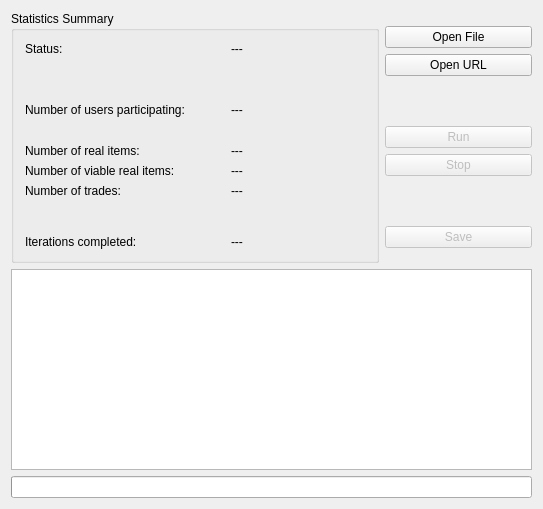
<?xml version="1.0" encoding="UTF-8"?>
<ui version="4.0">
 <class>MainWindow</class>
 <widget class="QMainWindow" name="MainWindow">
  <property name="geometry">
   <rect>
    <x>0</x>
    <y>0</y>
    <width>543</width>
    <height>509</height>
   </rect>
  </property>
  <property name="windowTitle">
   <string>MainWindow</string>
  </property>
  <widget class="QWidget" name="centralWidget">
   <layout class="QVBoxLayout" name="verticalLayout_3" stretch="5,4,0">
    <item>
     <layout class="QHBoxLayout" name="horizontalLayout_7" stretch="5,2">
      <item>
       <widget class="QGroupBox" name="groupBox">
        <property name="title">
         <string>Statistics Summary</string>
        </property>
        <layout class="QVBoxLayout" name="verticalLayout" stretch="1,4,1,2,1,1,1,3,1">
         <item>
          <layout class="QHBoxLayout" name="horizontalLayout_6" stretch="3,2">
           <item>
            <widget class="QLabel" name="label_6">
             <property name="text">
              <string>Status:</string>
             </property>
            </widget>
           </item>
           <item>
            <widget class="QLabel" name="statusLabel">
             <property name="text">
              <string>---</string>
             </property>
            </widget>
           </item>
          </layout>
         </item>
         <item>
          <spacer name="verticalSpacer_3">
           <property name="orientation">
            <enum>Qt::Vertical</enum>
           </property>
           <property name="sizeHint" stdset="0">
            <size>
             <width>20</width>
             <height>40</height>
            </size>
           </property>
          </spacer>
         </item>
         <item>
          <layout class="QHBoxLayout" name="horizontalLayout_5" stretch="3,2">
           <item>
            <widget class="QLabel" name="label">
             <property name="text">
              <string>Number of users participating:</string>
             </property>
            </widget>
           </item>
           <item>
            <widget class="QLabel" name="usersLabel">
             <property name="text">
              <string>---</string>
             </property>
            </widget>
           </item>
          </layout>
         </item>
         <item>
          <spacer name="verticalSpacer_5">
           <property name="orientation">
            <enum>Qt::Vertical</enum>
           </property>
           <property name="sizeHint" stdset="0">
            <size>
             <width>20</width>
             <height>40</height>
            </size>
           </property>
          </spacer>
         </item>
         <item>
          <layout class="QHBoxLayout" name="horizontalLayout_4" stretch="3,2">
           <item>
            <widget class="QLabel" name="label_2">
             <property name="text">
              <string>Number of real items:</string>
             </property>
            </widget>
           </item>
           <item>
            <widget class="QLabel" name="itemsLabel">
             <property name="text">
              <string>---</string>
             </property>
            </widget>
           </item>
          </layout>
         </item>
         <item>
          <layout class="QHBoxLayout" name="horizontalLayout_3" stretch="3,2">
           <item>
            <widget class="QLabel" name="label_5">
             <property name="text">
              <string>Number of viable real items:</string>
             </property>
            </widget>
           </item>
           <item>
            <widget class="QLabel" name="viableLabel">
             <property name="text">
              <string>---</string>
             </property>
            </widget>
           </item>
          </layout>
         </item>
         <item>
          <layout class="QHBoxLayout" name="horizontalLayout_8" stretch="3,2">
           <item>
            <widget class="QLabel" name="label_7">
             <property name="text">
              <string>Number of trades:</string>
             </property>
            </widget>
           </item>
           <item>
            <widget class="QLabel" name="tradesLabel">
             <property name="text">
              <string>---</string>
             </property>
            </widget>
           </item>
          </layout>
         </item>
         <item>
          <spacer name="verticalSpacer_4">
           <property name="orientation">
            <enum>Qt::Vertical</enum>
           </property>
           <property name="sizeHint" stdset="0">
            <size>
             <width>20</width>
             <height>40</height>
            </size>
           </property>
          </spacer>
         </item>
         <item>
          <layout class="QHBoxLayout" name="horizontalLayout" stretch="3,2">
           <item>
            <widget class="QLabel" name="label_4">
             <property name="text">
              <string>Iterations completed:</string>
             </property>
            </widget>
           </item>
           <item>
            <widget class="QLabel" name="iterLabel">
             <property name="text">
              <string>---</string>
             </property>
            </widget>
           </item>
          </layout>
         </item>
        </layout>
       </widget>
      </item>
      <item>
       <layout class="QVBoxLayout" name="verticalLayout_2" stretch="1,1,1,3,1,1,3,1,1">
        <item>
         <spacer name="verticalSpacer_6">
          <property name="orientation">
           <enum>Qt::Vertical</enum>
          </property>
          <property name="sizeHint" stdset="0">
           <size>
            <width>20</width>
            <height>40</height>
           </size>
          </property>
         </spacer>
        </item>
        <item>
         <widget class="QPushButton" name="browseButton">
          <property name="text">
           <string>Open File</string>
          </property>
         </widget>
        </item>
        <item>
         <widget class="QPushButton" name="urlButton">
          <property name="text">
           <string>Open URL</string>
          </property>
         </widget>
        </item>
        <item>
         <spacer name="verticalSpacer">
          <property name="orientation">
           <enum>Qt::Vertical</enum>
          </property>
          <property name="sizeHint" stdset="0">
           <size>
            <width>20</width>
            <height>40</height>
           </size>
          </property>
         </spacer>
        </item>
        <item>
         <widget class="QPushButton" name="runButton">
          <property name="enabled">
           <bool>false</bool>
          </property>
          <property name="text">
           <string>Run</string>
          </property>
         </widget>
        </item>
        <item>
         <widget class="QPushButton" name="stopButton">
          <property name="enabled">
           <bool>false</bool>
          </property>
          <property name="text">
           <string>Stop</string>
          </property>
         </widget>
        </item>
        <item>
         <spacer name="verticalSpacer_2">
          <property name="orientation">
           <enum>Qt::Vertical</enum>
          </property>
          <property name="sizeHint" stdset="0">
           <size>
            <width>20</width>
            <height>40</height>
           </size>
          </property>
         </spacer>
        </item>
        <item>
         <widget class="QPushButton" name="saveButton">
          <property name="enabled">
           <bool>false</bool>
          </property>
          <property name="text">
           <string>Save</string>
          </property>
         </widget>
        </item>
        <item>
         <spacer name="verticalSpacer_7">
          <property name="orientation">
           <enum>Qt::Vertical</enum>
          </property>
          <property name="sizeHint" stdset="0">
           <size>
            <width>20</width>
            <height>40</height>
           </size>
          </property>
         </spacer>
        </item>
       </layout>
      </item>
     </layout>
    </item>
    <item>
     <widget class="QTextBrowser" name="disp">
      <property name="font">
       <font>
        <family>Lucida Console</family>
       </font>
      </property>
      <property name="lineWrapMode">
       <enum>QTextEdit::NoWrap</enum>
      </property>
     </widget>
    </item>
    <item>
     <widget class="QProgressBar" name="progressBar">
      <property name="enabled">
       <bool>true</bool>
      </property>
      <property name="maximum">
       <number>256</number>
      </property>
      <property name="value">
       <number>0</number>
      </property>
      <property name="alignment">
       <set>Qt::AlignRight|Qt::AlignTrailing|Qt::AlignVCenter</set>
      </property>
      <property name="textVisible">
       <bool>true</bool>
      </property>
      <property name="format">
       <string/>
      </property>
     </widget>
    </item>
   </layout>
  </widget>
  <widget class="QMenuBar" name="menuBar">
   <property name="geometry">
    <rect>
     <x>0</x>
     <y>0</y>
     <width>543</width>
     <height>21</height>
    </rect>
   </property>
  </widget>
 </widget>
 <layoutdefault spacing="6" margin="11"/>
 <resources/>
 <connections/>
</ui>
